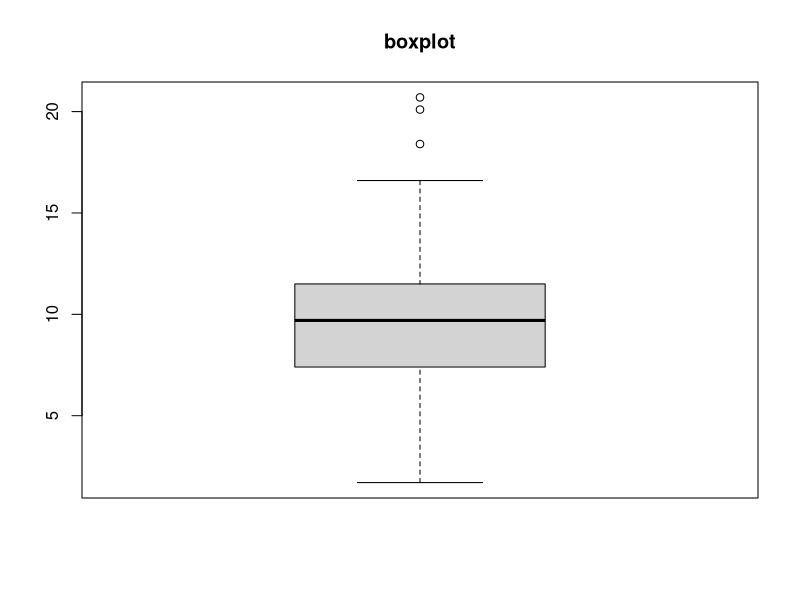
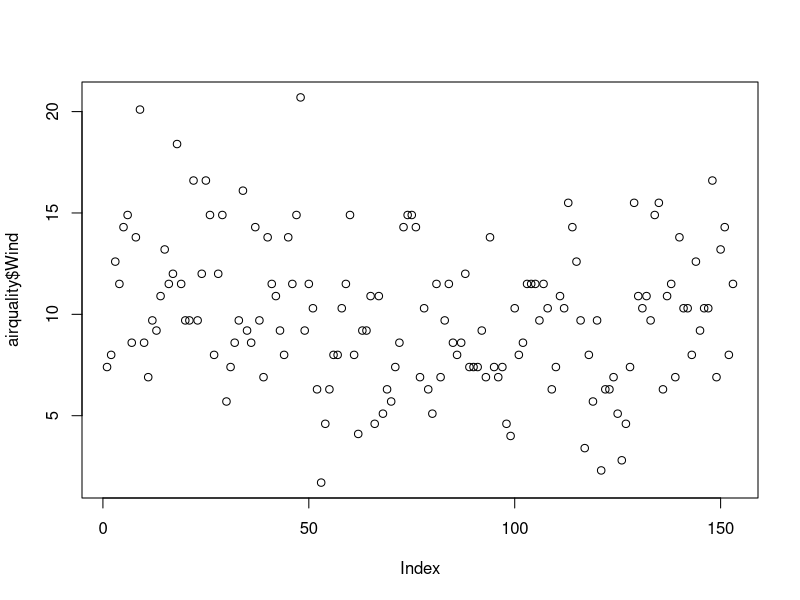
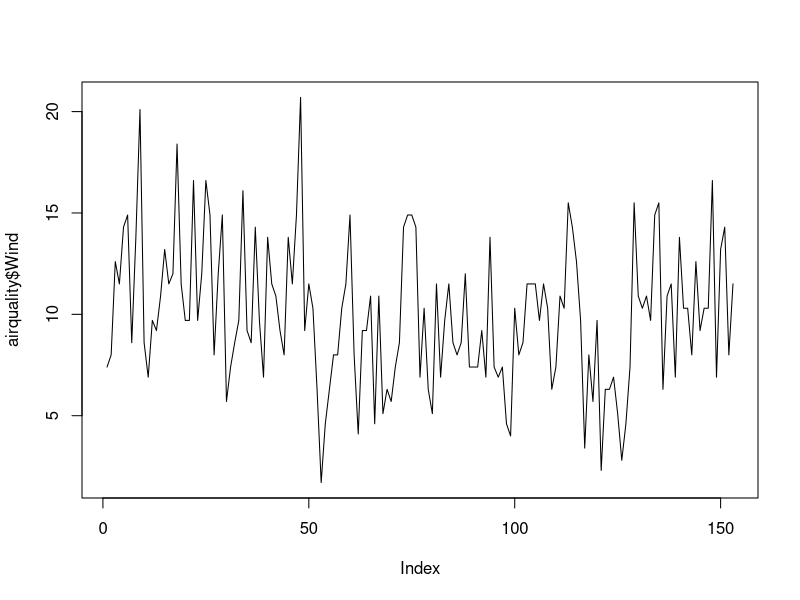
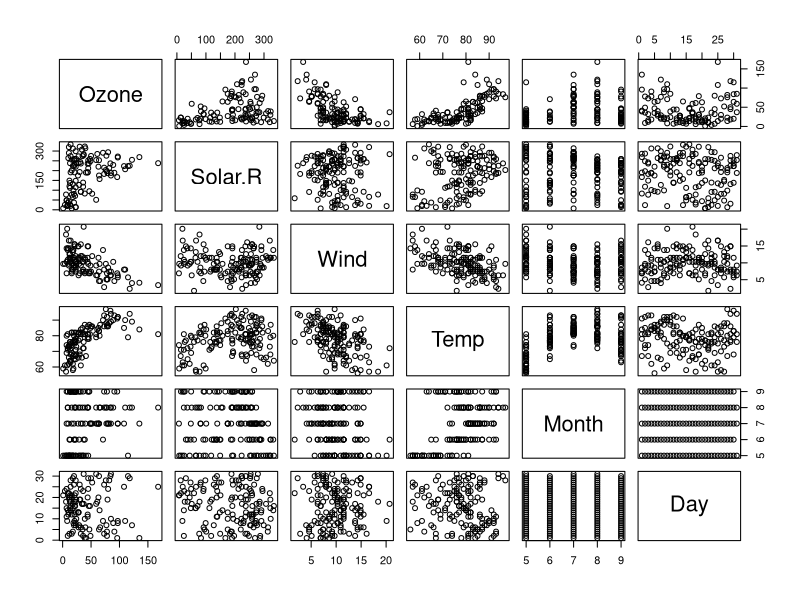
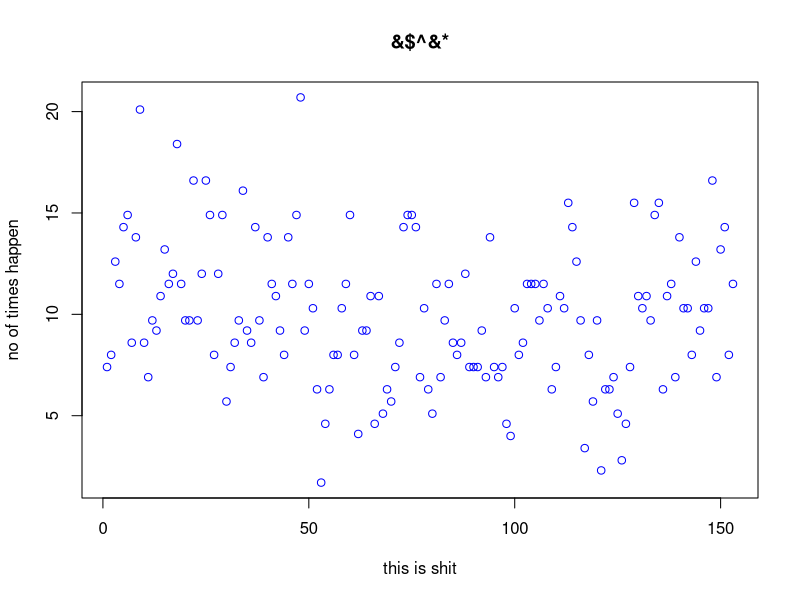
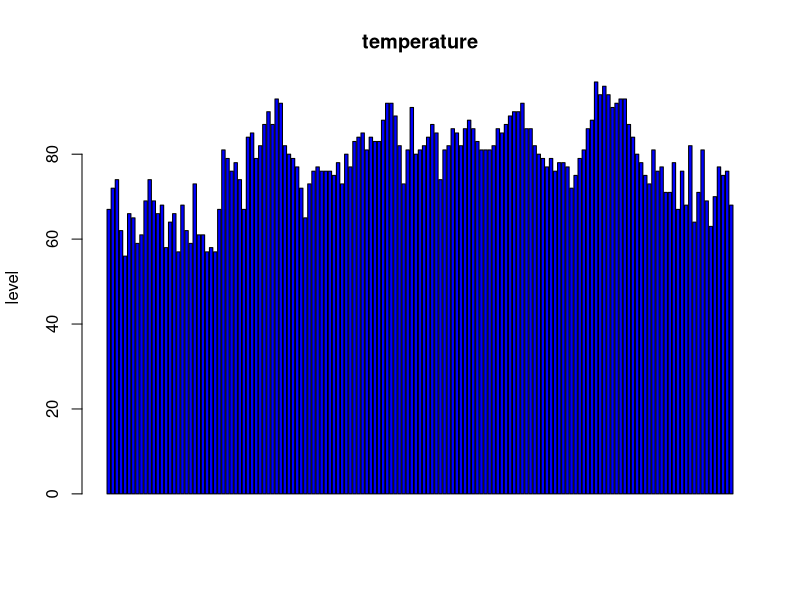
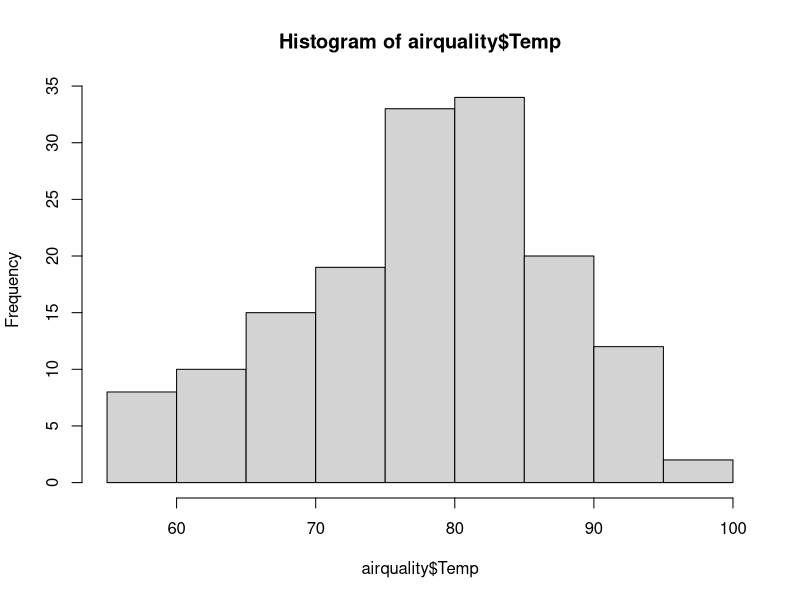
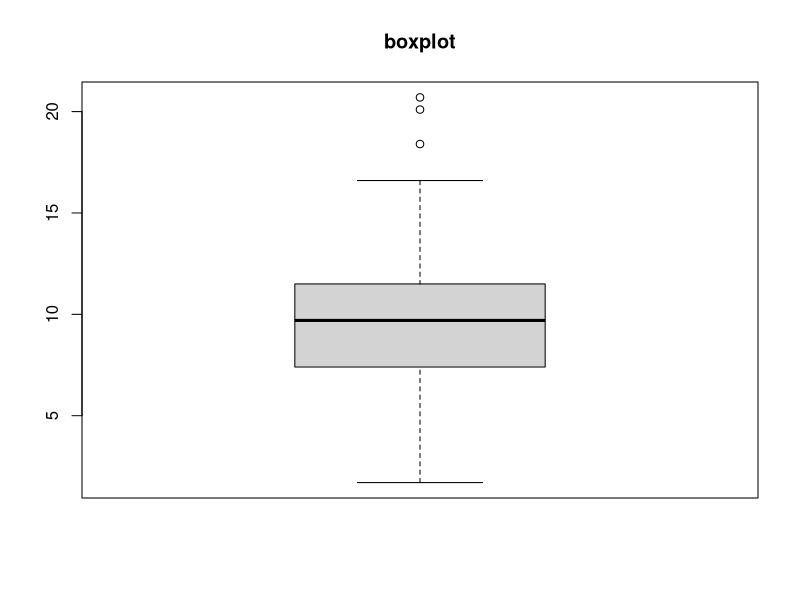

These charts were generated, in order, by the following R code:
airquality <- datasets::airquality
head(airquality,10)
tail(airquality,10)
airquality[,c(1,2)]
df<- airquality[,-6]
boxplot(airquality$Wind,main="boxplot")
summary(airquality$Ozone)
summary(airquality)
plot(airquality$Wind)
plot(airquality$Wind,type="l")
plot(airquality)
plot(airquality$Wind,xlab='this is shit',ylab='no of times happen',main='&$^&*',col='blue')
barplot(airquality$Temp, main= 'temperature' , ylab=' level' , col='blue',horiz=F)
hist(airquality$Temp)
boxplot(airquality$Wind,main="boxplot")
boxplot.stats(airquality$Wind)$out
boxplot(airquality[1:5],main="temperature")
par(mfrow=c(3,3),mar=c(2,5,2,1),las=0)
plot(airquality$Wind)
hist(airquality$Temp)
plot(airquality$Wind,type="l")
boxplot(airquality$Wind,main="boxplot")
summary(airquality$Ozone)
barplot(airquality$Temp, main= 'temperature' , ylab='level' , col='blue',horiz=F)
hist(airquality$Wind)
